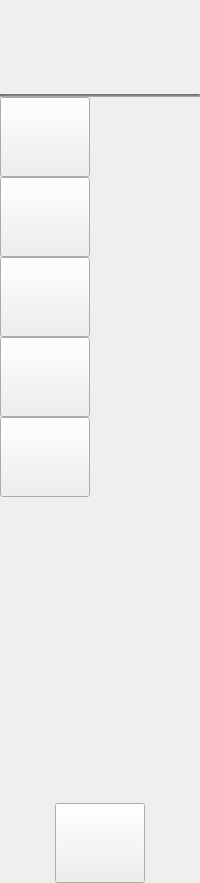
     <widget class="QWidget" name="icon_only_widget" native="true">
      <property name="minimumSize">
       <size>
        <width>90</width>
        <height>0</height>
       </size>
      </property>
      <layout class="QVBoxLayout" name="verticalLayout_3">
       <property name="spacing">
        <number>0</number>
       </property>
       <property name="leftMargin">
        <number>0</number>
       </property>
       <property name="topMargin">
        <number>0</number>
       </property>
       <property name="rightMargin">
        <number>0</number>
       </property>
       <property name="bottomMargin">
        <number>0</number>
       </property>
       <item>
        <layout class="QHBoxLayout" name="horizontalLayout_2">
         <property name="spacing">
          <number>0</number>
         </property>
         <property name="leftMargin">
          <number>10</number>
         </property>
         <property name="topMargin">
          <number>10</number>
         </property>
         <property name="rightMargin">
          <number>10</number>
         </property>
         <property name="bottomMargin">
          <number>10</number>
         </property>
         <item>
          <widget class="QLabel" name="lblpic1">
           <property name="minimumSize">
            <size>
             <width>70</width>
             <height>70</height>
            </size>
           </property>
           <property name="maximumSize">
            <size>
             <width>70</width>
             <height>70</height>
            </size>
           </property>
           <property name="styleSheet">
            <string notr="true">QLabel{
  border-radius: 34px;
}</string>
           </property>
           <property name="text">
            <string/>
           </property>
           <property name="pixmap">
            <pixmap>hms_logo.png</pixmap>
           </property>
           <property name="scaledContents">
            <bool>true</bool>
           </property>
          </widget>
         </item>
        </layout>
       </item>
       <item>
        <layout class="QVBoxLayout" name="verticalLayout_2">
         <property name="spacing">
          <number>0</number>
         </property>
         <property name="leftMargin">
          <number>0</number>
         </property>
         <property name="topMargin">
          <number>4</number>
         </property>
         <property name="rightMargin">
          <number>0</number>
         </property>
         <item>
          <widget class="Line" name="line_2">
           <property name="styleSheet">
            <string notr="true">background-color: rgba(57, 57, 57, 100);</string>
           </property>
           <property name="orientation">
            <enum>Qt::Horizontal</enum>
           </property>
          </widget>
         </item>
         <item>
          <widget class="QPushButton" name="btnHome1">
           <property name="minimumSize">
            <size>
             <width>90</width>
             <height>80</height>
            </size>
           </property>
           <property name="maximumSize">
            <size>
             <width>90</width>
             <height>80</height>
            </size>
           </property>
           <property name="text">
            <string/>
           </property>
           <property name="icon">
            <iconset>
             <normaloff>home_icon.png</normaloff>
             <normalon>home_icon_white.png</normalon>home_icon.png</iconset>
           </property>
           <property name="iconSize">
            <size>
             <width>25</width>
             <height>25</height>
            </size>
           </property>
           <property name="checkable">
            <bool>true</bool>
           </property>
           <property name="autoExclusive">
            <bool>true</bool>
           </property>
          </widget>
         </item>
         <item>
          <widget class="QPushButton" name="btnRoom1">
           <property name="minimumSize">
            <size>
             <width>90</width>
             <height>80</height>
            </size>
           </property>
           <property name="maximumSize">
            <size>
             <width>90</width>
             <height>80</height>
            </size>
           </property>
           <property name="text">
            <string/>
           </property>
           <property name="icon">
            <iconset>
             <normaloff>room_icon.png</normaloff>
             <normalon>room_icon_white.png</normalon>room_icon.png</iconset>
           </property>
           <property name="iconSize">
            <size>
             <width>25</width>
             <height>25</height>
            </size>
           </property>
           <property name="checkable">
            <bool>true</bool>
           </property>
           <property name="autoExclusive">
            <bool>true</bool>
           </property>
          </widget>
         </item>
         <item>
          <widget class="QPushButton" name="btnReport1">
           <property name="minimumSize">
            <size>
             <width>90</width>
             <height>80</height>
            </size>
           </property>
           <property name="maximumSize">
            <size>
             <width>90</width>
             <height>80</height>
            </size>
           </property>
           <property name="text">
            <string/>
           </property>
           <property name="icon">
            <iconset>
             <normaloff>report_icon.png</normaloff>
             <normalon>report_icon_white.png</normalon>report_icon.png</iconset>
           </property>
           <property name="iconSize">
            <size>
             <width>25</width>
             <height>25</height>
            </size>
           </property>
           <property name="checkable">
            <bool>true</bool>
           </property>
           <property name="autoExclusive">
            <bool>true</bool>
           </property>
          </widget>
         </item>
         <item>
          <widget class="QPushButton" name="btnEmployee1">
           <property name="minimumSize">
            <size>
             <width>90</width>
             <height>80</height>
            </size>
           </property>
           <property name="maximumSize">
            <size>
             <width>90</width>
             <height>80</height>
            </size>
           </property>
           <property name="text">
            <string/>
           </property>
           <property name="icon">
            <iconset>
             <normaloff>guess_icon.png</normaloff>
             <normalon>guest_icon_white.png</normalon>guess_icon.png</iconset>
           </property>
           <property name="iconSize">
            <size>
             <width>25</width>
             <height>25</height>
            </size>
           </property>
           <property name="checkable">
            <bool>true</bool>
           </property>
           <property name="autoExclusive">
            <bool>true</bool>
           </property>
          </widget>
         </item>
         <item>
          <widget class="QPushButton" name="btnSettings1">
           <property name="minimumSize">
            <size>
             <width>90</width>
             <height>80</height>
            </size>
           </property>
           <property name="maximumSize">
            <size>
             <width>90</width>
             <height>80</height>
            </size>
           </property>
           <property name="text">
            <string/>
           </property>
           <property name="icon">
            <iconset>
             <normaloff>setting_icon.png</normaloff>
             <normalon>setings_icon_white.png</normalon>setting_icon.png</iconset>
           </property>
           <property name="iconSize">
            <size>
             <width>25</width>
             <height>25</height>
            </size>
           </property>
           <property name="checkable">
            <bool>true</bool>
           </property>
           <property name="autoExclusive">
            <bool>true</bool>
           </property>
          </widget>
         </item>
        </layout>
       </item>
       <item>
        <spacer name="verticalSpacer_11">
         <property name="orientation">
          <enum>Qt::Vertical</enum>
         </property>
         <property name="sizeHint" stdset="0">
          <size>
           <width>20</width>
           <height>306</height>
          </size>
         </property>
        </spacer>
       </item>
       <item>
        <layout class="QGridLayout" name="gridLayout_38">
         <property name="spacing">
          <number>0</number>
         </property>
         <item row="0" column="0">
          <widget class="QPushButton" name="btnExit1">
           <property name="minimumSize">
            <size>
             <width>90</width>
             <height>80</height>
            </size>
           </property>
           <property name="maximumSize">
            <size>
             <width>90</width>
             <height>80</height>
            </size>
           </property>
           <property name="text">
            <string/>
           </property>
           <property name="icon">
            <iconset>
             <normaloff>out_icon.png</normaloff>
             <normalon>out_icon_white.png</normalon>out_icon.png</iconset>
           </property>
           <property name="iconSize">
            <size>
             <width>25</width>
             <height>25</height>
            </size>
           </property>
           <property name="checkable">
            <bool>true</bool>
           </property>
           <property name="autoExclusive">
            <bool>true</bool>
           </property>
          </widget>
         </item>
        </layout>
       </item>
      </layout>
     </widget>
